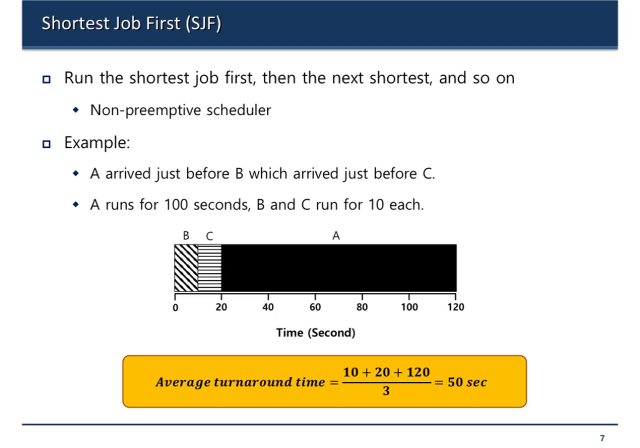
#> input picture frame 61 of experiment/LRHQ/video/lecture.mp4, 1280 x 896 px (shown at 1/2 size)
$ python main.py
#> lines starting #> are read from the running program, lines starting #| are printed output that depends on the picture; after the words box and inside, x2 and y2 are one past the last pixel; in counts of white or black regions, pixels touching at a corner belong together
from skimage.metrics import structural_similarity
import cv2
import os
import numpy as np


def detect_difference(before, after):
    before_gray = cv2.cvtColor(before, cv2.COLOR_BGR2GRAY)
    after_gray = cv2.cvtColor(after, cv2.COLOR_BGR2GRAY)

    (score, diff) = structural_similarity(before_gray, after_gray, full=True)

    diff = (diff * 255).astype("uint8")

    thresh = cv2.threshold(diff, 0, 255, cv2.THRESH_BINARY_INV | cv2.THRESH_OTSU)[1]
    contours = cv2.findContours(thresh.copy(), cv2.RETR_EXTERNAL, cv2.CHAIN_APPROX_SIMPLE)
    contours = contours[0] if len(contours) == 2 else contours[1]

    mask = np.zeros(before.shape, dtype='uint8')
    filled_after = after.copy()

    for c in contours:
        area = cv2.contourArea(c)
        if area > 40:
            return True
    return False


input_path = "video/lecture.mp4"
output_path = "video/output.mp4"

frame_array = []

capture = cv2.VideoCapture(input_path)

ret, prev_frame = capture.read()
#> prev_frame is the input picture: shape (896, 1280, 3); mean B, G, R 204.6, 213.4, 214.6
height, width, layers = prev_frame.shape
#> height = 896; width = 1280; layers = 3
size = (width, height)
#> size = (1280, 896)

while 1:
    ret, frame = capture.read()
    if frame is not None:
        if detect_difference(prev_frame, frame):
#> in detect_difference, `before_gray = cv2.cvtColor(before, cv2.COLOR_BGR2GRAY)`:
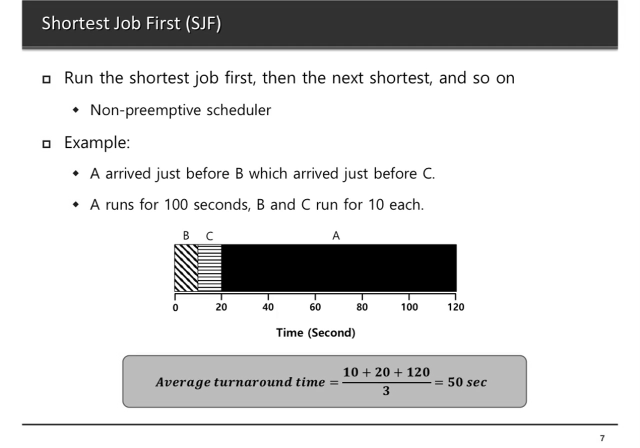
#> before_gray: shape (896, 1280) (shown at 1/2 size); min 0, max 255, mean 212.8
#> in detect_difference, `(score, diff) = structural_similarity(before_gray, after_gray, full=Tr..`: score = 1
#> in detect_difference, `thresh = cv2.threshold(diff, 0, 255, cv2.THRESH_BINARY_INV | cv2.THRES..`:
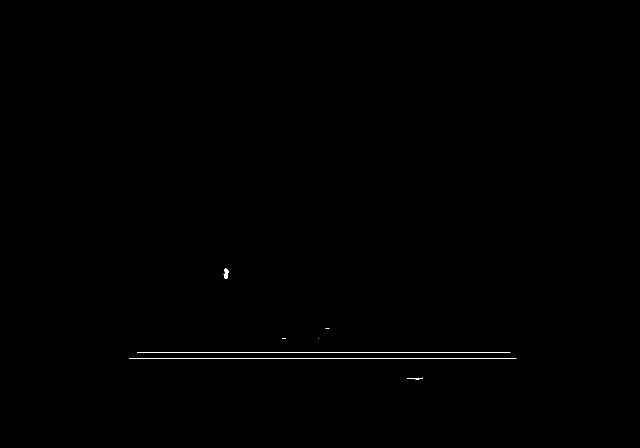
#> thresh: shape (896, 1280) (shown at 1/2 size); 0.15% white in thin lines or dots, all inside (x1, y1, x2, y2) = (258, 537, 1033, 759)
#> in detect_difference, `contours = cv2.findContours(thresh.copy(), cv2.RETR_EXTERNAL, cv2.CHAI..`: contours = 7 contours, 5 with area under 20; largest, box (x1, y1, x2, y2) and area: (447, 537, 457, 558) 120, (814, 755, 846, 759) 27
#> the loop in detect_difference, `for c in contours:` made 7 passes
#> area on passes 1, 7: 27, 120.5
            frame_array.append(frame)
            prev_frame = frame
        else:
            frame_array.append(prev_frame)
    else:
        break

out = cv2.VideoWriter("video/h264-lecture-without-audio.mp4", cv2.VideoWriter_fourcc(*'avc1'), 30, size)
for i in range(len(frame_array)):
    out.write(frame_array[i])
out.release()

os.system("ffmpeg -i " + input_path + " -vn -acodec copy audio/audio.aac")
os.system("ffmpeg -i video/h264-lecture-without-audio.mp4 -i audio/audio.aac " + output_path)

$ run again, starting later in the video
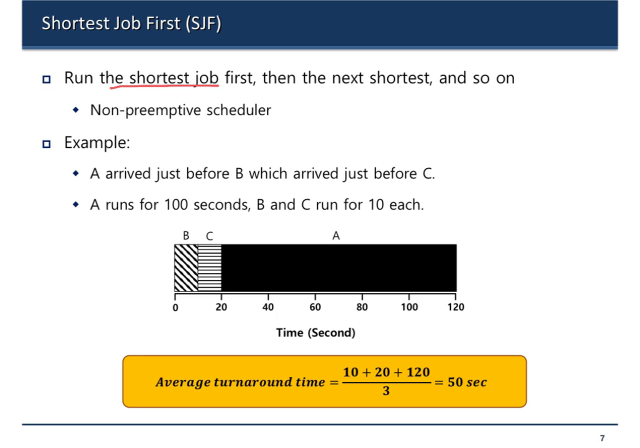
#> input picture frame 277 of experiment/LRHQ/video/lecture.mp4, 1280 x 896 px (shown at 1/2 size)
#> prev_frame is the input picture: shape (896, 1280, 3); mean B, G, R 204.5, 213.3, 214.6
#> score = 1
#> in detect_difference, `thresh = cv2.threshold(diff, 0, 255, cv2.THRESH_BINARY_INV | cv2.THRES..`:
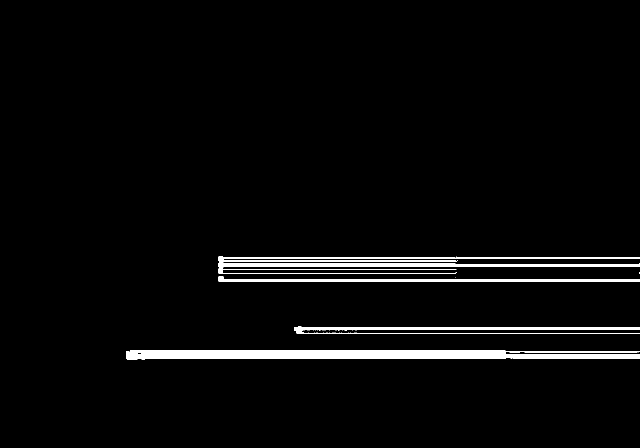
#> thresh: shape (896, 1280) (shown at 1/2 size); 2.6% white; 48 white regions (41 under 20 px)
#> contours = 48 contours, 42 with area under 20; largest, box (x1, y1, x2, y2) and area: (252, 700, 1280, 720) 13514, (437, 525, 1280, 535) 2308, (437, 513, 1280, 523) 1849, (588, 653, 1280, 667) 1507, (437, 553, 1280, 563) 1382, (437, 537, 914, 547) 74
#> the loop in detect_difference, `for c in contours:` made 3 passes
#> area on pass 3: 13514.5
